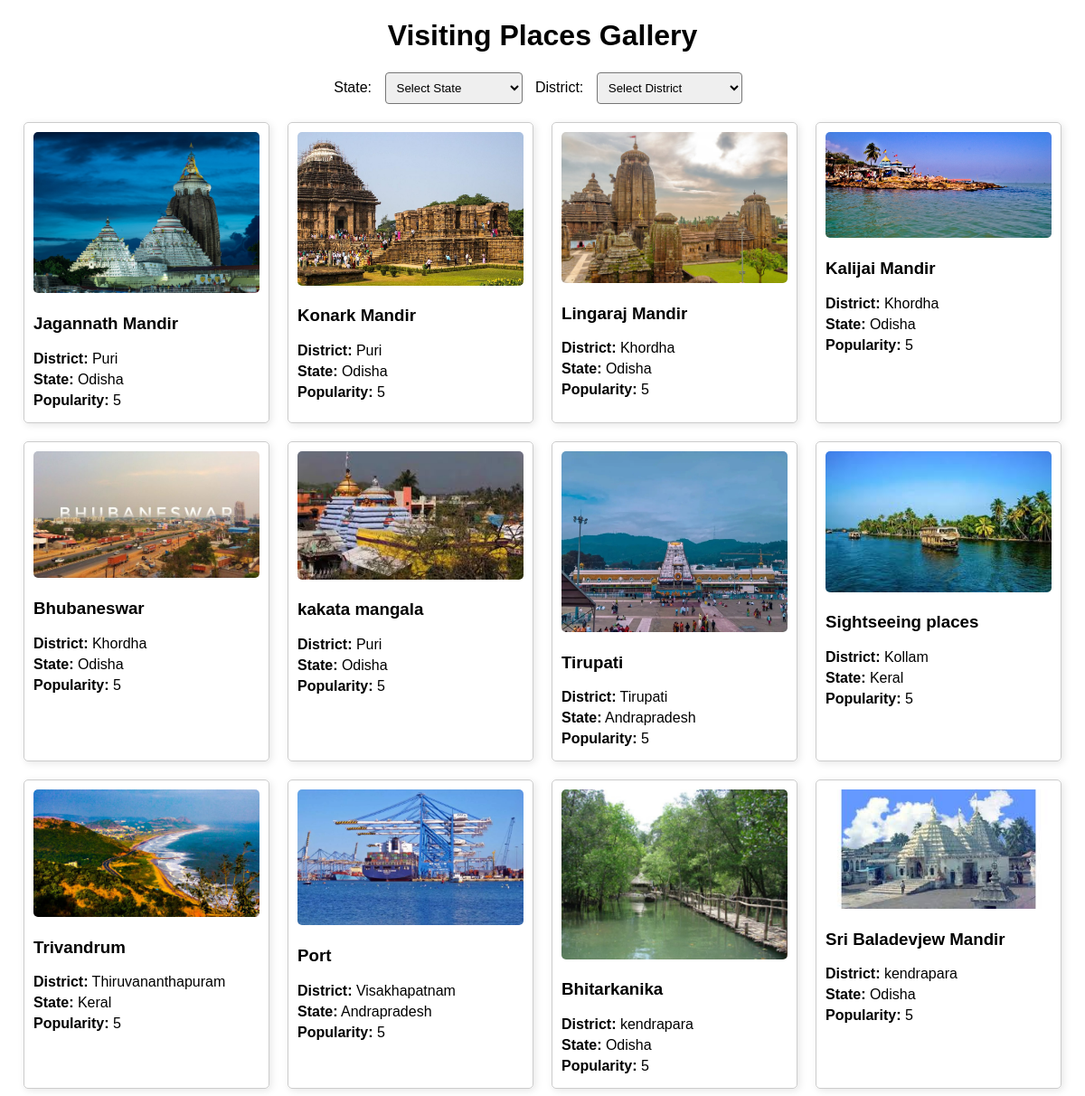
The page / on the database its author committed.
### place/models.py (models this page shows, shortened)
class VisitingPlace(models.Model):
    name = models.CharField( max_length=100 , unique=True )
    district = models.ForeignKey(District, related_name='visiting_places', on_delete=models.CASCADE)
    popularity = models.IntegerField(default=0)
    image = models.ImageField(upload_to='visiting_places/', null=True, blank=True)

class District(models.Model):
    name = models.CharField( max_length=100 , unique=True )
    state = models.ForeignKey(State, related_name='districts', on_delete=models.CASCADE)

class State(models.Model):
    name = models.CharField( max_length=100 , unique=True )

### place/views.py (the view, shortened to what this page needs)
# urls.py: path('', views.display),
def display(request):
    states = State.objects.all()
    districts = District.objects.all()
    places = VisitingPlace.objects.all()
    dist = None
    st = None
    return render(request, 'displaying_visiting_place.html', {
        'places': places,
        'states': states,
        'districts': districts,
        'dist': int(dist) if dist else None,
        'st': int(st) if st else None,
    })

### templates/displaying_visiting_place.html (shortened to what this page needs)
<!DOCTYPE html>
<html lang="en">
<head>
</head>
<body>
    <h1 style="text-align: center;">Visiting Places Gallery</h1>
    <div class="filter-container">
            <form method="POST">
                <label for="state">State:</label>
                <select id="state" name="state" onchange="this.form.submit()" >
                    <option value="">Select State</option>
                </select>
                <label for="district">District:</label>
                <select id="district" name="district" onchange="this.form.submit()">
                    <option value="">Select District</option>
                </select>
            </form>
    </div>
        <div class="gallery">
            {% for place in places %}
            <div class="place-card">
                {% if place.image %}
                <img src="{{ place.image.url }}" alt="Image of {{ place.name }}">
                {% else %}
                <img src="https://images.freeimages.com/images/large-previews/bb9/sunset-1182872.jpg" alt="Default image">
                {% endif %}
                <div class="place-details">
                    <h3>{{ place.name }}</h3>
                    <p><strong>District:</strong> {{ place.district.name }}</p>
                    <p><strong>State:</strong> {{ place.district.state.name }}</p>
                    <p><strong>Popularity:</strong> {{ place.popularity }}</p>
                </div>
            </div>
            {% endfor %}
        </div>
</body>
</html>

### templates/displaying_visiting_place.html (style rules this page uses)
body { font-family: Arial, sans-serif; }
.gallery { display: flex; flex-wrap: wrap; gap: 20px; justify-content: center; }
.place-card { border: 1px solid #ccc; border-radius: 5px; padding: 10px; width: 250px; text-align: center; box-shadow: 2px 2px 8px rgba(0, 0, 0, 0.1); }
.place-card img { max-width: 100%; height: auto; border-radius: 5px; }
.place-details { margin-top: 10px; text-align: left; }
.place-details p { margin: 5px 0; }
.filter-container { margin-bottom: 20px; text-align: center; }
select { padding: 8px; margin: 0 10px; border-radius: 4px; }

### rows shown on the page
VisitingPlace: image (picture), name "Jagannath Mandir", district.name "Puri", district.state.name "Odisha", popularity "5"
VisitingPlace: image (picture), name "Konark Mandir", district.name "Puri", district.state.name "Odisha", popularity "5"
VisitingPlace: image (picture), name "Lingaraj Mandir", district.name "Khordha", district.state.name "Odisha", popularity "5"
VisitingPlace: image (picture), name "Kalijai Mandir", district.name "Khordha", district.state.name "Odisha", popularity "5"
VisitingPlace: image (picture), name "Bhubaneswar", district.name "Khordha", district.state.name "Odisha", popularity "5"
VisitingPlace: image (picture), name "kakata mangala", district.name "Puri", district.state.name "Odisha", popularity "5"
VisitingPlace: image (picture), name "Tirupati", district.name "Tirupati", district.state.name "Andrapradesh", popularity "5"
VisitingPlace: image (picture), name "Sightseeing places", district.name "Kollam", district.state.name "Keral", popularity "5"
VisitingPlace: image (picture), name "Trivandrum", district.name "Thiruvananthapuram", district.state.name "Keral", popularity "5"
VisitingPlace: image (picture), name "Port", district.name "Visakhapatnam", district.state.name "Andrapradesh", popularity "5"
VisitingPlace: image (picture), name "Bhitarkanika", district.name "kendrapara", district.state.name "Odisha", popularity "5"
VisitingPlace: image (picture), name "Sri Baladevjew Mandir", district.name "kendrapara", district.state.name "Odisha", popularity "5"
